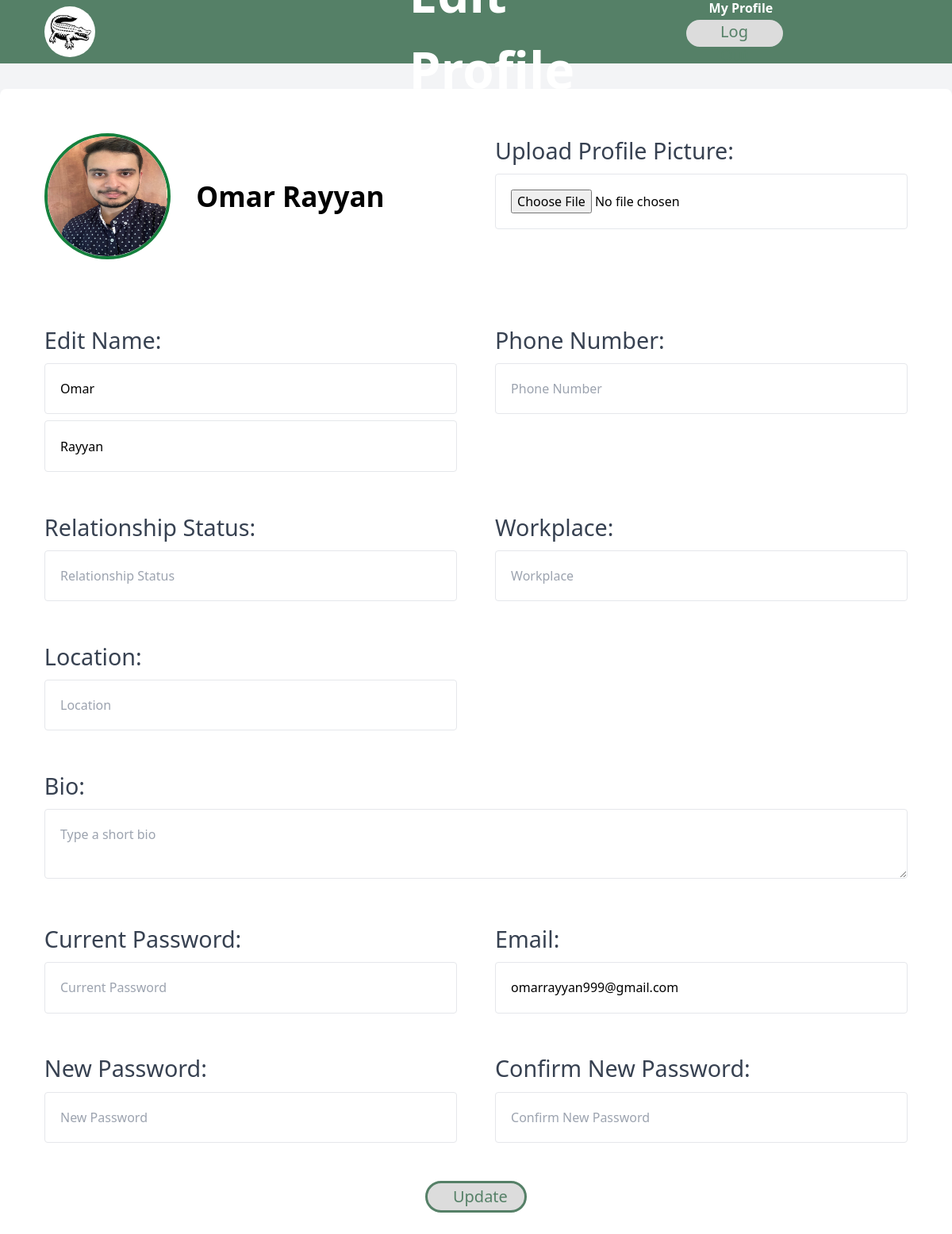
The page /social/edit_profile (signed in) on the database its author committed.
### users_app/models.py (models this page shows, shortened)
class User(models.Model):
    first_name = models.CharField(max_length=45)
    last_name = models.CharField(max_length=45)
    profile_picture = models.ImageField(upload_to='profile_pics/', default='profile_pics/default.jpg')
    email = models.CharField(max_length=255)
    password = models.CharField(max_length=255)
    date_of_birth = models.DateField()
    gender = models.CharField(max_length=45)
    last_activity = models.DateTimeField(default=datetime.now)
    created_at = models.DateTimeField(auto_now_add=True)
    updated_at = models.DateTimeField(auto_now=True)
    objects = UserManager()
    def full_name(self):
        return f"{self.first_name} {self.last_name}"

### social_app/views.py (the view)
# urls.py: path('edit_profile', views.view_edit_profile_page, name='view_edit_profile_page'),
def view_edit_profile_page(request):
    if not 'user_id' in request.session:
        messages.error(request, 'You must first login.', extra_tags='login')
        return redirect('/')
    user = User.objects.get_user(int(request.session['user_id']))
    personal_detials = PersonalDetails.objects.get(user=user)
    friends = Friendship.objects.get_user_friends(user)
    context = {
        'user': user,
        'friends': friends,
        'personal_details': personal_detials,
    }
    return render(request, 'edit_profile.html', context)

### social_app/models.py (called while the page is built)
    def get_user_friends(self, user):
        friendships = Friendship.objects.filter(friend_1=user) | Friendship.objects.filter(friend_2=user)
        friends = []
        for friendship in friendships:
            if friendship.friend_1 != user:
                friends.append(friendship.friend_1)
            if friendship.friend_2 != user:
                friends.append(friendship.friend_2)
        friends = list(set(friends))
        return friends

### users_app/models.py (called while the page is built)
    def get_user(self, id):
        return User.objects.get(id=id)

### social_app/templates/edit_profile.html (shortened to what this page needs)
<!DOCTYPE html>
<html lang="en">
<head>
    {% load static %}
    <script src="https://cdn.tailwindcss.com"></script>
    <link rel="stylesheet" href="{% static 'css/style.css' %}" />
</head>
<body class="bg-gray-100 min-h-screen flex flex-col">
    <header class="bg-green-700 p-[2vh] flex items-center" id="navbar">
        <div class="rounded-full flex items-center justify-center">
            <a href="{% url 'home' %}">
                <img src="{% static 'img/logo.png' %}" id="logo" class="h-[6vh] w-[6vh]" alt="Logo">
            </a>
        </div>
        <h1 class="text-white text-[4vh] ml-auto font-bold">Edit Profile</h1>
        <div class="ml-auto">
            <a href="{% url 'view_profile' request.session.user_id %}" class="text-white px-4 py-2 ml-4 rounded font-bold hover:text-gray-300 transition-colors duration-200">My Profile</a>
            <a href="{% url 'logout' %}"><button class="text-white px-[2vh] py-[0vh] mr-[3vh]" id="button">Log Out</button></a>
        </div>
    </header>
    <main class="flex flex-grow mt-[2vh]">
        <div class="w-[150vh] mx-auto bg-white shadow-md rounded-lg p-[3.5vh]">
        <form action='{% url "edit_profile" %}' method="post" class="grid grid-cols-2 gap-[3vh]" enctype="multipart/form-data">
            <div class="flex items-center mb-[2vh]">
                <div class="relative">
                    <img src="{% if user.profile_picture.url %} {{ user.profile_picture.url }} {% else %} {% static 'imgs/default-profile.png' %} {% endif %}" alt="Profile" class="h-[10vh] w-[10vh] rounded-full border-4 border-green-700">
                </div>
                <h2 class="text-[2.2vh] font-bold ml-[2vh]">{{ user.full_name }}</h2>
            </div>
            <div>
                <label class="block text-gray-700 font-medium text-[1.8vh]">Upload Profile Picture:</label>
                <input type="file" name="profile_pic" accept="image/*" class="w-full p-[1.2vh] mt-[0.5vh] border rounded" />
            </div>
            <div>
                <label class="block text-gray-700 font-medium text-[1.8vh]">Edit Name:</label>
                <input type="text" placeholder="First Name" class="w-full p-[1.2vh] mt-[0.5vh] border rounded" name='first_name' value="{{ user.first_name }}">
                <input type="text" placeholder="Last Name" class="w-full p-[1.2vh] mt-[0.5vh] border rounded" name='last_name' value="{{ user.last_name }}">
            </div>
            <div>
                <label class="block text-gray-700 font-medium text-[1.8vh]">Phone Number:</label>
                <input type="text" placeholder="Phone Number" class="w-full p-[1.2vh] mt-[0.5vh] border rounded" name="phone_number" value="{{ personal_details.phone_number }}">
            </div>
            <div>
                <label class="block text-gray-700 font-medium text-[1.8vh]">Relationship Status:</label>
                <input type="text" placeholder="Relationship Status" class="w-full p-[1.2vh] mt-[0.5vh] border rounded" name="relationship_status" value="{{ personal_details.relationship_status }}">
            </div>
            <div>
                <label class="block text-gray-700 font-medium text-[1.8vh]">Workplace:</label>
                <input type="text" placeholder="Workplace" class="w-full p-[1.2vh] mt-[0.5vh] border rounded" name="workplace" value="{{ personal_details.workplace }}">
            </div>
            <div>
                <label class="block text-gray-700 font-medium text-[1.8vh]">Location:</label>
                <input type="text" placeholder="Location" class="w-full p-[1.2vh] mt-[0.5vh] border rounded" name="location" value="{{ personal_details.location }}">
            </div>
            <div class="col-span-2">
                <label class="block text-gray-700 font-medium text-[1.8vh]">Bio:</label>
                <textarea placeholder="Type a short bio" class="w-full p-[1.2vh] mt-[0.5vh] border rounded" name="bio">{{ personal_details.bio }}</textarea>
            </div>
            <div>
                <label class="block text-gray-700 font-medium text-[1.8vh]">Current Password:</label>
                <input type="password" placeholder="Current Password" class="w-full p-[1.2vh] mt-[0.5vh] border rounded" name="current_password">
            </div>
            <div>
                <label class="block text-gray-700 font-medium text-[1.8vh]">Email:</label>
                <input type="email" placeholder="Email" class="w-full p-[1.2vh] mt-[0.5vh] border rounded" name="email" value="{{ user.email }}">
            </div>
            <div>
                <label class="block text-gray-700 font-medium text-[1.8vh]">New Password:</label>
                <input type="password" placeholder="New Password" class="w-full p-[1.2vh] mt-[0.5vh] border rounded" name="new_password">
            </div>
            <div>
                <label class="block text-gray-700 font-medium text-[1.8vh]">Confirm New Password:</label>
                <input type="password" placeholder="Confirm New Password" class="w-full p-[1.2vh] mt-[0.5vh] border rounded" name="confirm_new_password">
            </div>
            <div id="updatebuttondiv" class="col-span-2">
                <button class="text-white px-[2vh] py-[0vh]" id="button">Update</button>
            </div>
        </form>
    </div>
    </main>
</body>
</html>

### users_app/static/css/style.css (style rules this page uses)
#navbar { background-color: #558067; height: 10vh; }
#logo { width: 8vh; height: 8vh; border-radius: 50%; margin: 0 0 0 3vh; }
#button { background-color: rgb(220, 220, 220); color: #558067; border: #558067 solid 0.4vh; font-size: 2.5vh; border-radius: 80vh; height: 5vh; width: 16vh; }
#updatebuttondiv { text-align: center; }

### rows shown on the page
User: profile_picture (picture), full_name "Omar Rayyan", first_name "Omar", last_name "Rayyan", email "omarrayyan999@gmail.com"
